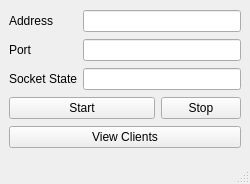
<?xml version="1.0" encoding="UTF-8"?>
<ui version="4.0">
 <class>MainWindow</class>
 <widget class="QMainWindow" name="MainWindow">
  <property name="geometry">
   <rect>
    <x>0</x>
    <y>0</y>
    <width>250</width>
    <height>184</height>
   </rect>
  </property>
  <property name="windowTitle">
   <string>Server</string>
  </property>
  <widget class="QWidget" name="centralwidget">
   <layout class="QGridLayout" name="gridLayout">
    <item row="1" column="1" colspan="3">
     <widget class="QLineEdit" name="addressLineEdit"/>
    </item>
    <item row="2" column="0">
     <widget class="QLabel" name="portLabel">
      <property name="text">
       <string>Port</string>
      </property>
     </widget>
    </item>
    <item row="3" column="0">
     <widget class="QLabel" name="socketStateLabel">
      <property name="text">
       <string>Socket State</string>
      </property>
     </widget>
    </item>
    <item row="3" column="1" colspan="3">
     <widget class="QLineEdit" name="socketStateLineEdit">
      <property name="readOnly">
       <bool>true</bool>
      </property>
     </widget>
    </item>
    <item row="4" column="3">
     <widget class="QPushButton" name="stopButton">
      <property name="text">
       <string>Stop</string>
      </property>
     </widget>
    </item>
    <item row="2" column="1" colspan="3">
     <widget class="QLineEdit" name="portLineEdit"/>
    </item>
    <item row="1" column="0">
     <widget class="QLabel" name="addressLabel">
      <property name="text">
       <string>Address</string>
      </property>
     </widget>
    </item>
    <item row="5" column="0" colspan="4">
     <widget class="QPushButton" name="clientsButton">
      <property name="text">
       <string>View Clients</string>
      </property>
     </widget>
    </item>
    <item row="4" column="0" colspan="3">
     <widget class="QPushButton" name="startButton">
      <property name="text">
       <string>Start</string>
      </property>
     </widget>
    </item>
   </layout>
  </widget>
  <widget class="QMenuBar" name="menubar">
   <property name="geometry">
    <rect>
     <x>0</x>
     <y>0</y>
     <width>250</width>
     <height>18</height>
    </rect>
   </property>
  </widget>
  <widget class="QStatusBar" name="statusbar"/>
 </widget>
 <resources/>
 <connections/>
</ui>
